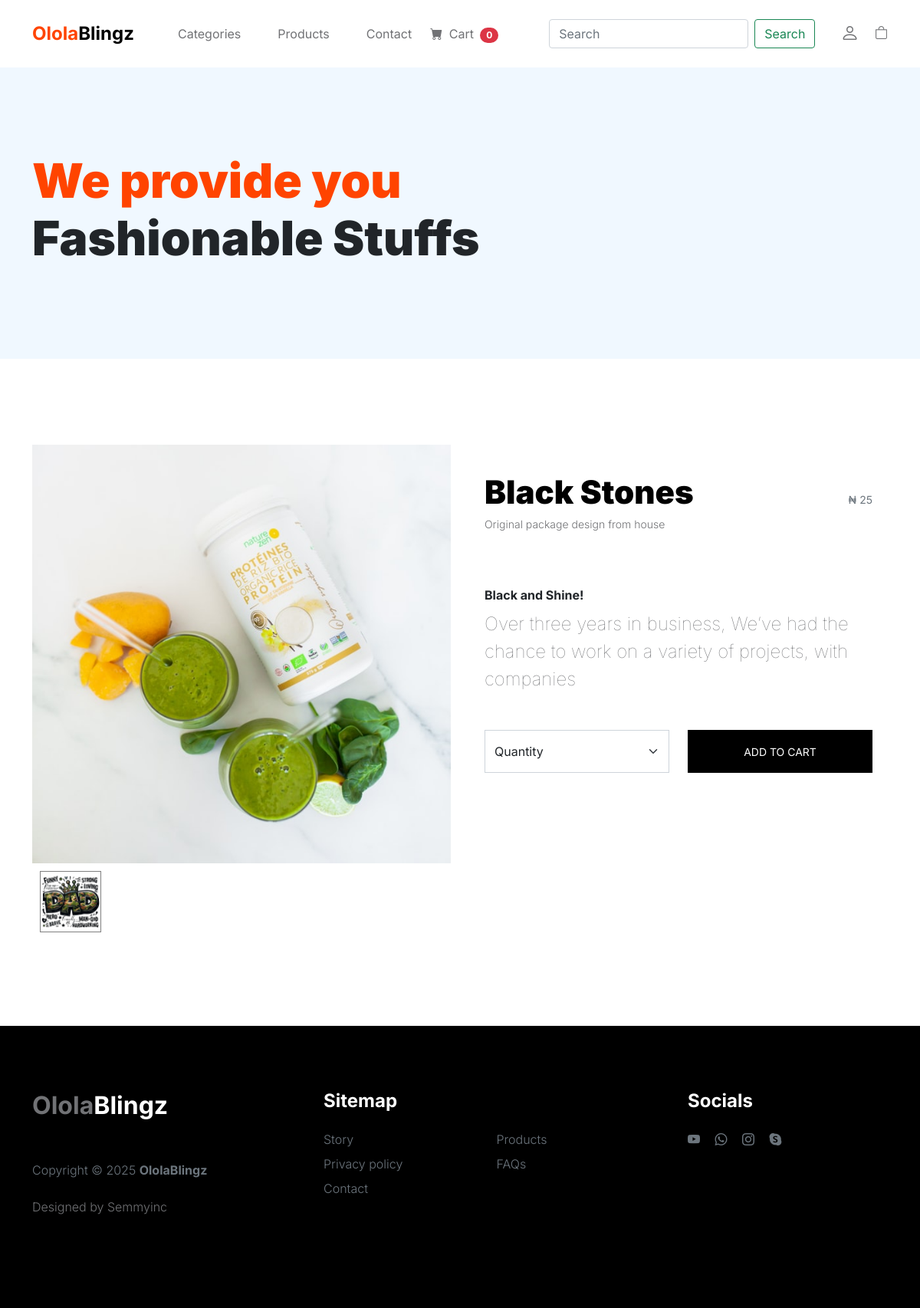
Page /product/rhine-stones/black-stones/ on the committed database.
### product/models.py (models this page shows, shortened)
class Product(models.Model):
    product_name = models.CharField(max_length=50)
    slug = models.SlugField()
    category = models.ForeignKey(Category, on_delete=models.CASCADE, null=True, blank=True)
    description = models.TextField()
    promo = models.BooleanField(default=False)
    price = models.DecimalField(max_digits=7, decimal_places=2)
    promo_price = models.DecimalField(max_digits=7, decimal_places=2)
    image = models.ImageField(upload_to='uploads/product_picture', default='default.jpg')
    available = models.BooleanField(default=True, blank=True, null=True)
    created_at = models.DateTimeField(auto_now_add=True, blank=True, null=True)
    modified_at = models.DateTimeField(auto_now=True, blank=True, null=True)
    stock_level = models.IntegerField(blank=True, null=True)

class SimilarProduct(models.Model):
    product = models.ForeignKey(Product, on_delete=models.CASCADE)
    image = models.ImageField(upload_to='uploads/similar_products')
    class Meta:
        verbose_name_plural =' Similar Product'

### product/views.py (the view)
# urls.py: path("<slug:category_slug>/<slug:product_slug>/", views.product_detail, name='product_detail'),
def product_detail(request, category_slug, product_slug):
    specific_product = get_object_or_404(Product, category__slug=category_slug, slug=product_slug, available=True)
    in_cart = CartItem.objects.filter(cart__cart_id=_cart_id(request), product=specific_product).exists()
    related_products = Product.objects.filter(category__slug=category_slug, available=True).exclude(id=specific_product.id)
    similar_products = SimilarProduct.objects.filter(product_id=specific_product.id)
    context = {'specific_product':specific_product, 'related_products':related_products, 'similar_products':similar_products, 'in_cart':in_cart}
    return render(request, 'product/product-detail.html', context)

### cart/context_processors.py (called while the page is built)
def cart_counter(request):
    cart_count = 0
    if 'admin' in request.path:
        return {}
    else:
        try:
            cart = Cart.objects.filter(cart_id=_cart_id(request))
            cart_items = CartItem.objects.all().filter(cart=cart[:1])
            for cart_item in cart_items:
                cart_count += cart_item.quantity
        except Cart.DoesNotExist:
            cart_count = 0
    return dict(cart_count=cart_count)

### cart/views.py (called while the page is built)
def _cart_id(request):
    cart = request.session.session_key
    if not cart:
        cart = request.session.create()
    return cart

### product/context_processors.py (called while the page is built)
def category_menu_links(request):
    links = Category.objects.all()
    return dict(links=links)

### product/models.py (called while the page is built)
    def get_slug_url(self):
        return reverse('products_by_category', args=[self.slug])

### templates/product/product-detail.html (shortened to what this page needs)
{% extends 'base.html' %}
{% block content %}
{% load static %}
            <header class="site-header section-padding d-flex justify-content-center align-items-center">
                <div class="container">
                    <div class="row">
                        <div class="col-lg-10 col-12">
                            <h1>
                                <span class="d-block text-primary">We provide you</span>
                                <span class="d-block text-dark">Fashionable Stuffs</span>
                            </h1>
                        </div>
                    </div>
                </div>
            </header>
            <section class="product-detail section-padding">
                <div class="container">
                    <div class="row">
                        <div class="col-lg-6 col-12">
                            <div class="product-thumb mainImage">
                                <img src="{{specific_product.image.url}}" class="img-fluid product-image" alt="Product Image">
                            </div>
                            <ul class="thumb">
                                <li>
                                    {% for item in similar_products %}
                                        <a  href="{{item.image.url}}" target="mainImage"><img src="{{item.image.url}}" alt="Product Image"></a>
                                    {% endfor %}
                                </li>
                            </ul>
                        </div>
                        <div class="col-lg-6 col-12">
                            <div class="product-info d-flex">
                                <div>
                                    <h2 class="product-title mb-0">{{specific_product.product_name}}</h2>
                                    <p class="product-p">Original package design from house</p>
                                </div>
                                <small class="product-price text-muted ms-auto mt-auto mb-5">&#8358 25</small>
                            </div>
                            <div class="product-description">
                                <strong class="d-block mt-4 mb-2">{{specific_product.description}}</strong>
                                <p class="lead mb-5">Over three years in business, We’ve had the chance to work on a variety of projects, with companies</p>
                            </div>
                            {% if specific_product.stock_level <= 0 %}
                                <div class="product-cart-thumb row">
                                    <a href="#" class="btn custom-btn cart-btn">Out of Stock</a>
                                </div>
                            {% else %}
                                {% if not in_cart %}
                                    <div class="product-cart-thumb row">
                                        <div class="col-lg-6 col-12">
                                            <select class="form-select cart-form-select" id="inputGroupSelect01">
                                                <option selected>Quantity</option>
                                            </select>
                                        </div>
                                        <div class="col-lg-6 col-12 mt-4 mt-lg-0">
                                                <a href="{% url 'add_cart' specific_product.id %}" class="btn custom-btn cart-btn">Add to Cart</a>
                                        </div>
                                {% endif %}
                            {% endif %}
                            </div>
                        </div>
                    </div>
                </div>
            </section>
 {% endblock %}

### static/css/tooplate-little-fashion.css (style rules this page uses)
:root { --white-color: #FFFFFF; --primary-color: #FF4400; --section-bg-color: #f0f8ff; --dark-color: #000000; --grey-color: #d0d1d1; --p-color: #717275; --body-font-family: 'Inter', sans-serif; --h5-font-size: 24px; --p-font-size: 20px; --copyright-text-font-size: 16px; --product-link-font-size: 14px; --custom-link-font-size: 12px; --font-weight-thin: 100; --font-weight-light: 300; --font-weight-normal: 400; --font-weight-bold: 700; --font-weight-black: 900; }
body, html { height: 100%; }
html { scroll-behavior: smooth; }
body { background: var(--white-color); font-family: var(--body-font-family); position: relative; }
h2, h3, h4, h5, h6 { color: var(--dark-color); line-height: inherit; }
h1, h2, h3, h4, h5, h6 { font-weight: var(--font-weight-bold); }
h1, h2 { font-weight: var(--font-weight-black); }
h1 { font-size: 64px; line-height: normal; }
h2 { font-size: 42px; }
p { color: var(--p-color); font-size: var(--p-font-size); font-weight: var(--font-weight-light); }
a, button { touch-action: manipulation; transition: all 0.3s; }
a { color: var(--p-color); text-decoration: none; }
.text-primary { color: var(--primary-color) !important; }
.lead { font-size: 1.5rem; font-weight: var(--font-weight-thin); }
b, strong { font-weight: var(--font-weight-bold); }
.custom-btn { background: var(--dark-color); border-radius: 50px; color: var(--white-color); font-size: var(--copyright-text-font-size); text-transform: uppercase; padding: 16.50px 20px; }
.cart-form-select { border-radius: 0; padding-top: 15px; padding-bottom: 15px; }
.cart-btn { border-radius: 0; width: 100%; font-size: var(--product-link-font-size); }
.site-header { background-color: var(--section-bg-color); position: relative; overflow: hidden; margin-top: 86px; }
.site-header.section-padding { padding-top: 7rem; padding-bottom: 7rem; }
section { content-visibility: auto; contain-intrinsic-size: 700px; }
.section-padding { padding-top: 7rem; padding-bottom: 7rem; }
.product-thumb { background: var(--white-color); position: relative; transition: all 0.5s ease-out; }
.product-image { transition: all 0.5s ease-out; }
.product-info { padding: 30px 20px; }
.product-description, .product-cart-thumb { padding: 0 20px; }
.product-p { font-size: var(--product-link-font-size); }
@media screen and (max-width: 1200px) { h1 { font-size: 62px; } }

### static/css/custom.css (style rules this page uses)
ul.thumb { margin: 0 auto; padding: 0; float: left; }
ul.thumb li { list-style: none; margin: 10px; }
ul.thumb li img { width: 80px; height: 80px; border: 1px solid grey; }

### rows in the picture
Product: image (picture), product_name "Black Stones", description "Black and Shine!"
SimilarProduct: image (picture)

### other values in the picture
{{ cart_counter|length }} "0"
